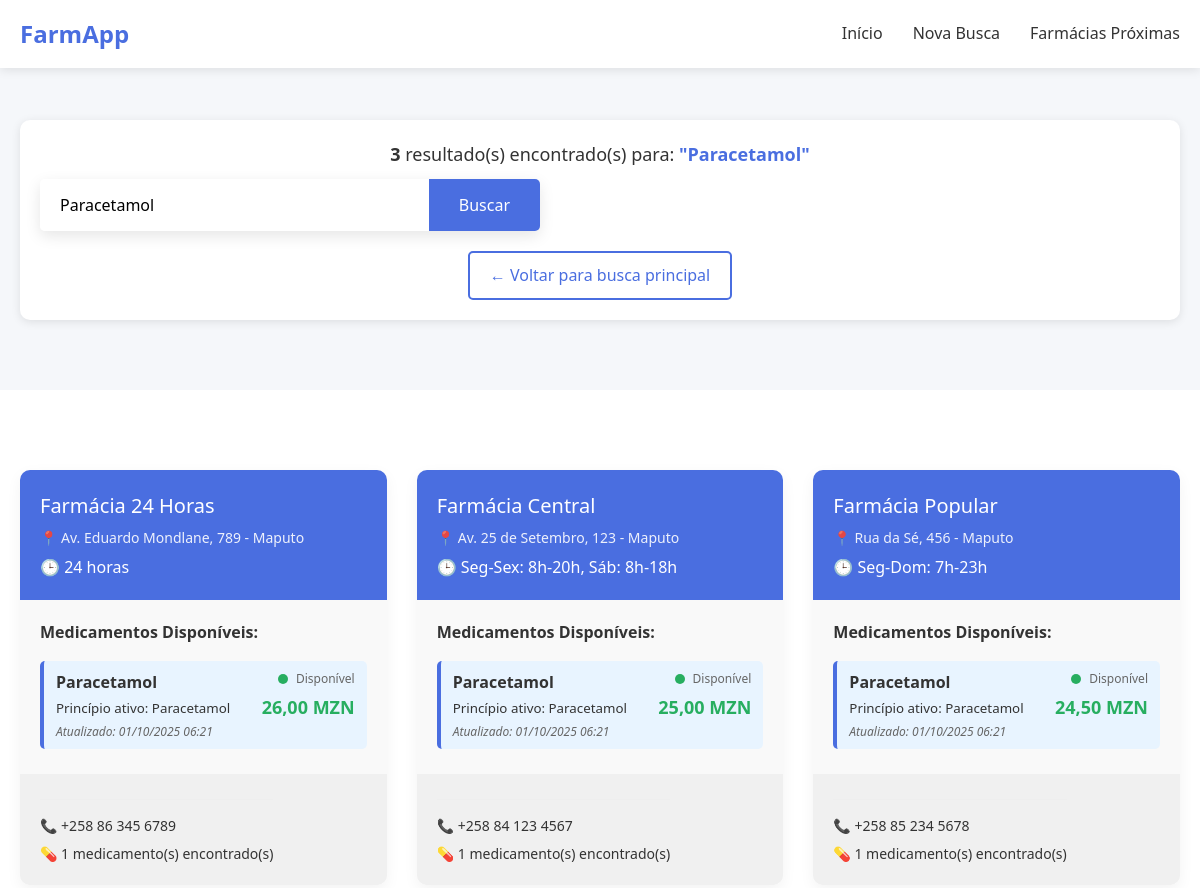
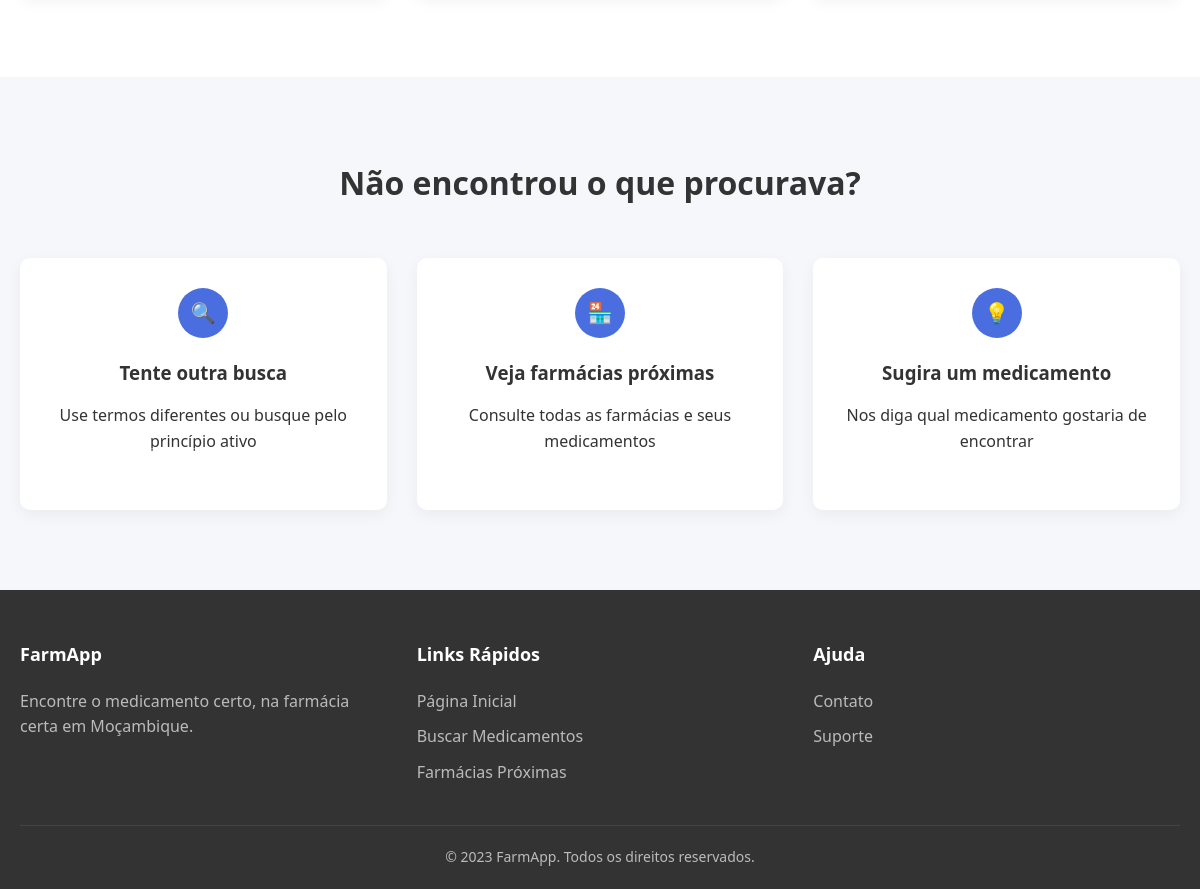
/publico/buscar-medicamentos.php?medicamento=Paracetamol, run on the app's committed database (2 pictures, top to bottom).
### tables this page shows
CREATE TABLE IF NOT EXISTS estoque_farmacia (
    id INT AUTO_INCREMENT PRIMARY KEY,
    farmacia_id INT,
    medicamento_id INT,
    quantidade INT DEFAULT 0,
    preco DECIMAL(10, 2),
    ultima_atualizacao TIMESTAMP DEFAULT CURRENT_TIMESTAMP ON UPDATE CURRENT_TIMESTAMP,
    FOREIGN KEY (farmacia_id) REFERENCES farmacias(id) ON DELETE CASCADE,
    FOREIGN KEY (medicamento_id) REFERENCES medicamentos(id) ON DELETE CASCADE,
    UNIQUE KEY unique_estoque (farmacia_id, medicamento_id)
);

CREATE TABLE IF NOT EXISTS farmacias (
    id INT AUTO_INCREMENT PRIMARY KEY,
    nome VARCHAR(255) NOT NULL,
    endereco TEXT NOT NULL,
    latitude DECIMAL(10, 8),
    longitude DECIMAL(11, 8),
    telefone VARCHAR(20),
    email VARCHAR(255) UNIQUE NOT NULL,
    senha VARCHAR(255) NOT NULL,
    horario_funcionamento TEXT,
    aberta_24h BOOLEAN DEFAULT FALSE,
    ativo BOOLEAN DEFAULT TRUE,
    data_cadastro TIMESTAMP DEFAULT CURRENT_TIMESTAMP
);

CREATE TABLE IF NOT EXISTS medicamentos (
    id INT AUTO_INCREMENT PRIMARY KEY,
    nome VARCHAR(255) NOT NULL,
    principio_ativo VARCHAR(255),
    categoria VARCHAR(100),
    receita_obrigatoria BOOLEAN DEFAULT FALSE
);

### publico/buscar-medicamentos.php (the view, shortened to what this page needs)
<?php
$medicamento_busca = isset($_GET['medicamento']) ? trim($_GET['medicamento']) : '';
$resultados = [];
$total_resultados = 0;
$mensagem = '';
if (!empty($medicamento_busca)) {
    $database = new Database();
    $db = $database->getConnection();
    $query = "SELECT
                m.id as medicamento_id,
                m.nome as medicamento_nome,
                m.principio_ativo,
                m.categoria,
                f.id as farmacia_id,
                f.nome as farmacia_nome,
                f.endereco as farmacia_endereco,
                f.telefone as farmacia_telefone,
                f.horario_funcionamento,
                f.aberta_24h,
                e.quantidade,
                e.preco,
                e.ultima_atualizacao
              FROM medicamentos m
              JOIN estoque_farmacia e ON m.id = e.medicamento_id
              JOIN farmacias f ON e.farmacia_id = f.id
              WHERE (m.nome LIKE :medicamento OR m.principio_ativo LIKE :medicamento)
                AND e.quantidade > 0
                AND f.ativo = 1
              ORDER BY f.nome, e.quantidade DESC";
    $stmt = $db->prepare($query);
    $termo_busca = '%' . $medicamento_busca . '%';
    $stmt->bindParam(':medicamento', $termo_busca);
    $stmt->execute();
    $resultados = $stmt->fetchAll(PDO::FETCH_ASSOC);
    $total_resultados = count($resultados);
    $farmacias_agrupadas = [];
    foreach ($resultados as $resultado) {
        $farmacia_id = $resultado['farmacia_id'];
        if (!isset($farmacias_agrupadas[$farmacia_id])) {
            $farmacias_agrupadas[$farmacia_id] = [
                'farmacia_id' => $resultado['farmacia_id'],
                'farmacia_nome' => $resultado['farmacia_nome'],
                'farmacia_endereco' => $resultado['farmacia_endereco'],
                'farmacia_telefone' => $resultado['farmacia_telefone'],
                'horario_funcionamento' => $resultado['horario_funcionamento'],
                'aberta_24h' => $resultado['aberta_24h'],
                'medicamentos' => []
            ];
        }
        $farmacias_agrupadas[$farmacia_id]['medicamentos'][] = [
            'medicamento_id' => $resultado['medicamento_id'],
            'medicamento_nome' => $resultado['medicamento_nome'],
            'principio_ativo' => $resultado['principio_ativo'],
            'categoria' => $resultado['categoria'],
            'quantidade' => $resultado['quantidade'],
            'preco' => $resultado['preco'],
            'ultima_atualizacao' => $resultado['ultima_atualizacao']
        ];
    }
    $resultados = array_values($farmacias_agrupadas);
} else {
    header('Location: index.html');
    exit;
}
?>
<!DOCTYPE html>
<html lang="pt">
<head>
    <link rel="stylesheet" href="css/style.css">
</head>
<body>
    <header>
        <div class="container">
            <nav class="navbar">
                <div class="logo">
                    <a href="../index.html">FarmApp</a>
                </div>
                <ul class="nav-links">
                    <li><a href="../index.html">Início</a></li>
                    <li><a href="index.html">Nova Busca</a></li>
                    <li><a href="farmacias-proximas.php">Farmácias Próximas</a></li>
                </ul>
            </nav>
        </div>
    </header>
    <section class="search-section" style="padding: 120px 0 40px; background: #f5f7fa;">
        <div class="container">
            <div class="search-info">
                <div class="results-count">
                    <?php if ($total_resultados > 0): ?>
                        <strong><?php echo $total_resultados; ?></strong> resultado(s) encontrado(s) para:
                        <span class="search-term">"<?php echo htmlspecialchars($medicamento_busca); ?>"</span>
                    <?php else: ?>
                        Nenhum resultado para: <span class="search-term">"<?php echo htmlspecialchars($medicamento_busca); ?>"</span>
                    <?php endif; ?>
                </div>
                <form class="search-box" method="GET" action="buscar-medicamentos.php" style="max-width: 500px; margin: 0;">
                    <input type="text" name="medicamento" value="<?php echo htmlspecialchars($medicamento_busca); ?>" placeholder="Buscar outro medicamento..." required>
                    <button type="submit" class="btn">Buscar</button>
                </form>
                <div class="new-search">
                    <a href="index.html" class="btn btn-outline">← Voltar para busca principal</a>
                </div>
            </div>
        </div>
    </section>
    <section class="results-section">
        <div class="container">
            <?php if (!empty($mensagem)): ?>
                <div class="no-results">
                    <h3>😔 Nenhum resultado encontrado</h3>
                    <p><?php echo $mensagem; ?></p>
                    <div class="suggestions">
                        <h4>Sugestões:</h4>
                        <ul>
                            <li>Verifique a ortografia do medicamento</li>
                            <li>Tente buscar pelo princípio ativo</li>
                            <li>Use termos mais genéricos como "analgésico" ou "antibiótico"</li>
                            <li>Consulte <a href="farmacias-proximas.php">farmácias próximas</a> para ver todos os medicamentos disponíveis</li>
                        </ul>
                    </div>
                </div>
            <?php elseif ($total_resultados > 0): ?>
                <div class="results-grid">
                    <?php foreach ($resultados as $farmacia): ?>
                        <div class="pharmacy-card">
                            <div class="pharmacy-header">
                                <div class="pharmacy-name"><?php echo htmlspecialchars($farmacia['farmacia_nome']); ?></div>
                                <div class="pharmacy-address">📍 <?php echo htmlspecialchars($farmacia['farmacia_endereco']); ?></div>
                                <?php if ($farmacia['aberta_24h']): ?>
                                    <div class="pharmacy-status" style="color: #27ae60; margin-top: 5px;">🕒 Aberta 24 horas</div>
                                <?php else: ?>
                                    <div class="pharmacy-status" style="margin-top: 5px;">🕒 <?php echo htmlspecialchars($farmacia['horario_funcionamento']); ?></div>
                                <?php endif; ?>
                            </div>
                            <div class="pharmacy-body">
                                <h4 style="margin-bottom: 15px; color: #333;">Medicamentos Disponíveis:</h4>
                                <?php foreach ($farmacia['medicamentos'] as $medicamento): ?>
                                    <div class="medicine-match">
                                        <div style="display: flex; justify-content: between; align-items: center;">
                                            <div style="flex: 1;">
                                                <strong><?php echo htmlspecialchars($medicamento['medicamento_nome']); ?></strong>
                                                <?php if (!empty($medicamento['principio_ativo'])): ?>
                                                    <br><small>Princípio ativo: <?php echo htmlspecialchars($medicamento['principio_ativo']); ?></small>
                                                <?php endif; ?>
                                            </div>
                                            <div style="text-align: right;">
                                                <div style="display: flex; align-items: center; justify-content: flex-end; margin-bottom: 5px;">
                                                    <?php
                                                    $stock_class = 'stock-high';
                                                    $stock_text = 'Disponível';
                                                    ?>
                                                    <span class="stock-indicator <?php echo $stock_class; ?>"></span>
                                                    <span style="font-size: 12px; color: #666;"><?php echo $stock_text; ?></span>
                                                </div>
                                                <div style="font-weight: bold; color: #27ae60; font-size: 18px;">
                                                    <?php echo number_format($medicamento['preco'], 2, ',', '.'); ?> MZN
                                                </div>
                                            </div>
                                        </div>
                                        <div class="last-update">
                                            Atualizado: <?php echo date('d/m/Y H:i', strtotime($medicamento['ultima_atualizacao'])); ?>
                                        </div>
                                    </div>
                                <?php endforeach; ?>
                            </div>
                            <div class="pharmacy-footer">
                                <div class="contact-info">
                                    <p>📞 <?php echo htmlspecialchars($farmacia['farmacia_telefone']); ?></p>
                                    <p>💊 <?php echo count($farmacia['medicamentos']); ?> medicamento(s) encontrado(s)</p>
                                </div>
                            </div>
                        </div>
                    <?php endforeach; ?>
                </div>
            <?php endif; ?>
        </div>
    </section>
    <section class="how-it-works" style="background: #f5f7fa;">
        <div class="container">
            <h2>Não encontrou o que procurava?</h2>
            <div class="steps">
                <div class="step">
                    <div class="step-number">🔍</div>
                    <h3>Tente outra busca</h3>
                    <p>Use termos diferentes ou busque pelo princípio ativo</p>
                    <a href="index.html" class="btn-small">Nova Busca</a>
                </div>
                <div class="step">
                    <div class="step-number">🏪</div>
                    <h3>Veja farmácias próximas</h3>
                    <p>Consulte todas as farmácias e seus medicamentos</p>
                    <a href="farmacias-proximas.php" class="btn-small">Farmácias Próximas</a>
                </div>
                <div class="step">
                    <div class="step-number">💡</div>
                    <h3>Sugira um medicamento</h3>
                    <p>Nos diga qual medicamento gostaria de encontrar</p>
                    <a href="mailto:contato@farmapp.co.mz" class="btn-small">Sugerir</a>
                </div>
            </div>
        </div>
    </section>
    <footer>
        <div class="container">
            <div class="footer-content">
                <div class="footer-section">
                    <h3>FarmApp</h3>
                    <p>Encontre o medicamento certo, na farmácia certa em Moçambique.</p>
                </div>
                <div class="footer-section">
                    <h3>Links Rápidos</h3>
                    <a href="../index.html">Página Inicial</a>
                    <a href="index.html">Buscar Medicamentos</a>
                    <a href="farmacias-proximas.php">Farmácias Próximas</a>
                </div>
                <div class="footer-section">
                    <h3>Ajuda</h3>
                    <a href="mailto:contato@farmapp.co.mz">Contato</a>
                    <a href="mailto:suporte@farmapp.co.mz">Suporte</a>
                </div>
            </div>
            <div class="copyright">
                &copy; 2023 FarmApp. Todos os direitos reservados.
            </div>
        </div>
    </footer>
</body>
</html>

### data on the page
estoque_farmacia: farmacia.nome "Farmácia 24 Horas", farmacia.endereco "Av. Eduardo Mondlane, 789 - Maputo", farmacia.horario_funcionamento "24 horas", medicamento.nome "Paracetamol", medicamento.principio_ativo "Paracetamol", stock_text "Disponível", preco "26,00", ultima_atualizacao "01/10/2025 06:21", farmacia.telefone "+258 86 345 6789", count($farmacia['medicamentos']) "1"
estoque_farmacia: farmacia.nome "Farmácia Central", farmacia.endereco "Av. 25 de Setembro, 123 - Maputo", farmacia.horario_funcionamento "Seg-Sex: 8h-20h, Sáb: 8h-18h", medicamento.nome "Paracetamol", medicamento.principio_ativo "Paracetamol", stock_text "Disponível", preco "25,00", ultima_atualizacao "01/10/2025 06:21", farmacia.telefone "+258 84 123 4567", count($farmacia['medicamentos']) "1"
estoque_farmacia: farmacia.nome "Farmácia Popular", farmacia.endereco "Rua da Sé, 456 - Maputo", farmacia.horario_funcionamento "Seg-Dom: 7h-23h", medicamento.nome "Paracetamol", medicamento.principio_ativo "Paracetamol", stock_text "Disponível", preco "24,50", ultima_atualizacao "01/10/2025 06:21", farmacia.telefone "+258 85 234 5678", count($farmacia['medicamentos']) "1"

### other printed values
$total_resultados "3"
$medicamento_busca "Paracetamol"
